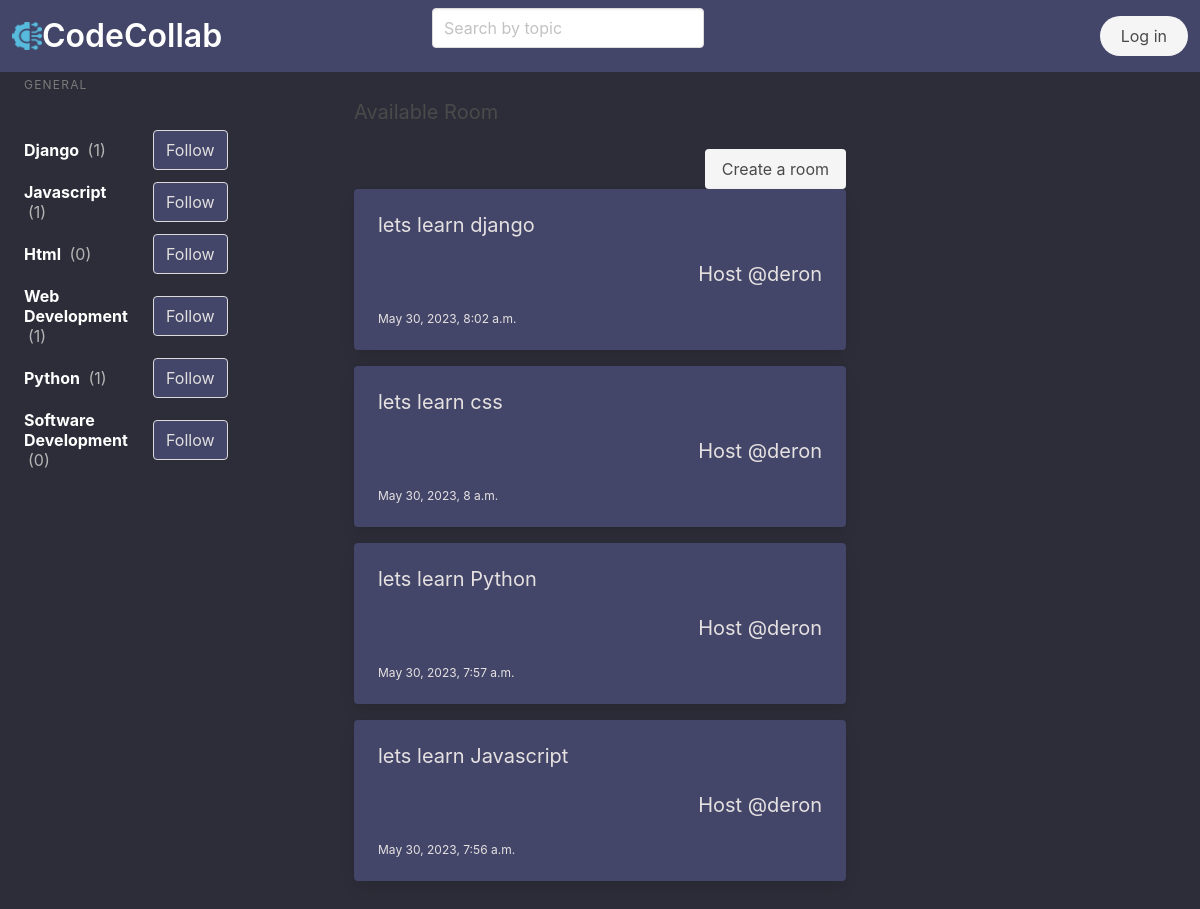
The page / on the database its author committed.
### App/models.py (models this page shows, shortened)
class Topic(models.Model):
    name = models.CharField(max_length=100)
    created_at = models.DateTimeField(auto_now_add=True)

class Room(models.Model):
    host = models.ForeignKey(User, on_delete=models.CASCADE, null=True)
    name = models.CharField(max_length=200)
    topic = models.ForeignKey(Topic, on_delete=models.SET_NULL,null=True)
    description = models.TextField(null=True,blank=True)
    updated = models.DateTimeField(auto_now=True)
    created = models.DateTimeField(auto_now_add=True)
    class Meta:
        ordering = ['-created','-updated']

### App/views.py (the view)
# urls.py: path('',views.index,name='index'),
def index(request):
    return render(request, 'index.html')

### App/functions.py (called while the page is built)
def get_rooms(request):
    rooms = Room.objects.all()
    return {'rooms': rooms}

def topics_and_room_counts(request):
    topics = Topic.objects.all()
    topic_counts = {}
    for topic in topics:
        room_count = Room.objects.filter(topic=topic).count()
        topic_counts[topic] = room_count
    return {'topics_and_room_counts': topic_counts}

### templates/index.html
{% extends 'base.html' %}
{% block content %}
<div class="columns">
    <div class="column ">{% include 'topics.html' %}</div>
    <div class="column is-half">
        {% include 'rooms.html' %}
    </div>
    <div class="column"></div>
</div>
{% endblock content %}

### templates/topics.html
{% load static %}
<aside class="menu m-auto">
  <p class="menu-label p-5 has-text-bold">
    General
  </p>
  <ul class="menu-list">
    {% for topic, room_count in topics_and_room_counts.items %}
    <li class="menu-item has-text-white is-semibold mx-5">
      <div class="columns is-vcentered">
        <div class="column">
          <span class="has-text-weight-bold">{{ topic.name }}</span>
          <span class="ml-1 has-text-grey-light">({{ room_count }})</span>
        </div>
        <div class="column">
          <button class="button is-normal button_color px-3">Follow</button>
        </div>
      </div>
    </li>
    {% endfor %}
  </ul>
</aside>

### templates/rooms.html
{% load static %}
<section class="section">
  <div class="container">
    <div class=" ">
      <p class="subtitle  has-text-left ">
        Available  Room
      </P>
      <p class="subtitle has-text-right m-auto ">
        <a class="button  button_color is-light m-auto" href="{% url 'create_room' %}">Create a room</a>
      </p>
    </div>
    <div class="columns is-centered is-vcentered">
      <div class="column   ">
        {% for room in rooms %}
        <div class="card card_color mb-4">
          <div class="card-content">
            <p class="subtitle has-text-grey-light">
              <a href="{% url 'room_detail' room_id=room.id %}">{{ room.name }}</a>
            </p>
            <p class="subtitle has-text-right"><a href=""> Host @{{ room.host }} </a></p>
            <p class="subtitle has-text-left  is-size-7"><a href=""> {{ room.created }} </a></p>
          </div>
        </div>
        {% endfor %}
      </div>
    </div>
  </div>
</section>

### static/css/style.css (style rules this page uses)
.body-color { background-color: #2d2d39; color: #f1efef; }
.button_color { background-color: #434669; color: rgb(226, 223, 223); font-size: medium; }
.card_color { background-color: #434669; color: #e6e1e1; }
.card_color ,a { color: #e6e1e1; }

### rows shown on the page
Topic: name "Django", id "1"
Topic: name "Javascript", room_count "1"
Topic: name "Html", room_count "0"
Topic: name "Web Development", room_count "1"
Topic: name "Python", room_count "1"
Topic: name "Software Development", room_count "0"
Room: name "lets learn django", host "deron", created "May 30, 2023, 8:02 a.m."
Room: name "lets learn css", host "deron", created "May 30, 2023, 8 a.m."
Room: name "lets learn Python", host "deron", created "May 30, 2023, 7:57 a.m."
Room: name "lets learn Javascript", host "deron", created "May 30, 2023, 7:56 a.m."
